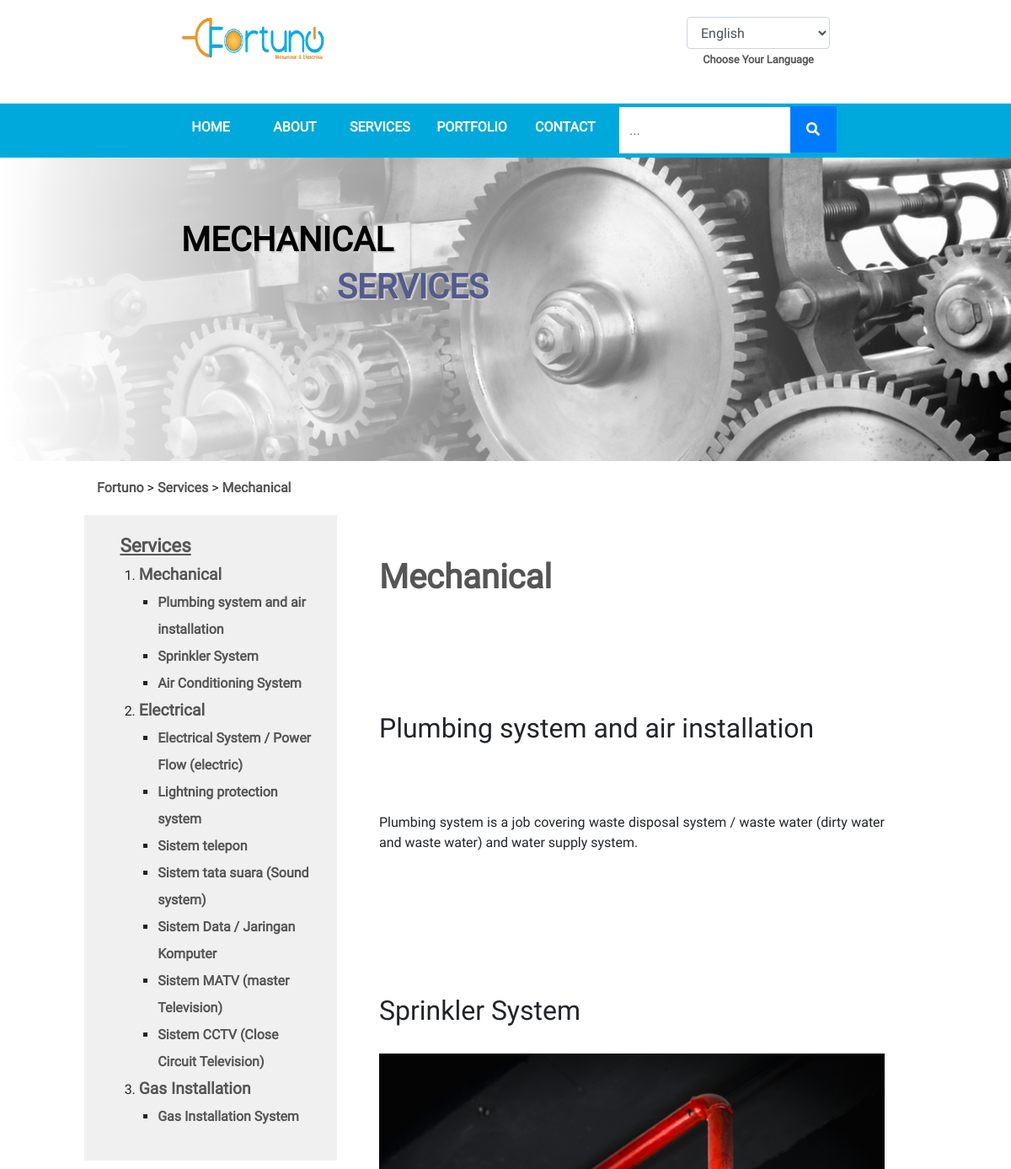
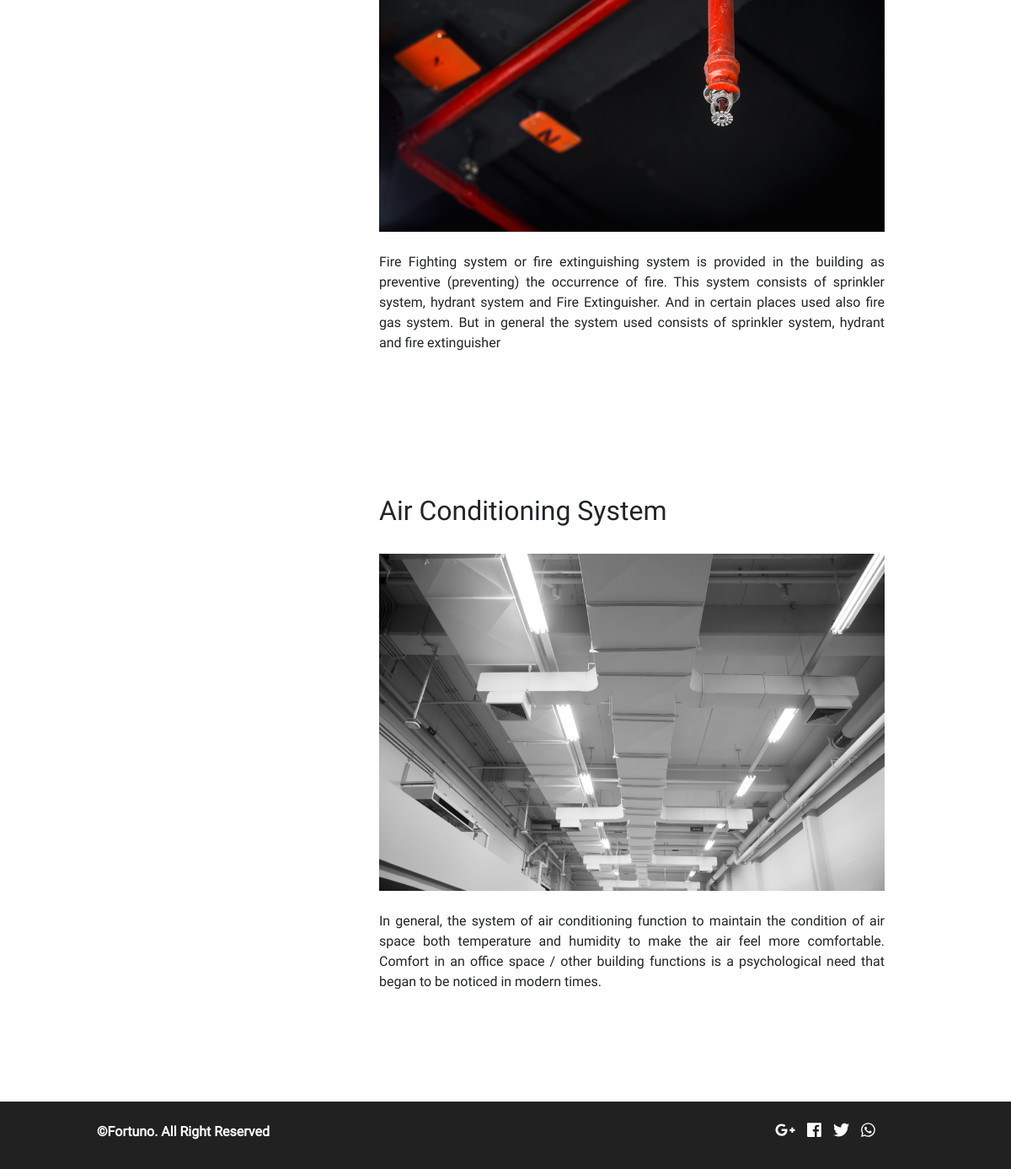
The page /services/mechanical on the database its author committed (2 pictures, top to bottom).
### tables this page shows
CREATE TABLE `fortu_catservices` (
  `catservices_id` int(11) NOT NULL,
  `catservices_name` varchar(255) NOT NULL,
  `catservices_name_en` varchar(255) NOT NULL,
  `catservices_desc` text NOT NULL,
  `catservices_desc_en` text NOT NULL,
  `catservices_pub` enum('88','99') NOT NULL,
  `catservices_link` varchar(255) NOT NULL,
  `catservices_icon` varchar(255) NOT NULL
);

CREATE TABLE `fortu_image` (
  `image_id` int(11) NOT NULL,
  `parent_id` int(11) NOT NULL,
  `image_parent_name` varchar(255) NOT NULL,
  `image_name` varchar(255) NOT NULL,
  `image_seq` tinyint(4) NOT NULL
);

CREATE TABLE `fortu_services` (
  `services_id` int(11) NOT NULL,
  `catservices_id` int(8) NOT NULL,
  `services_name` varchar(255) NOT NULL,
  `services_name_en` varchar(255) NOT NULL,
  `services_desc` text NOT NULL,
  `services_desc_en` text NOT NULL,
  `services_alt` varchar(255) NOT NULL COMMENT 'alt untuk gambar',
  `services_pub` enum('88','99') NOT NULL COMMENT '99 = publish',
  `services_link` varchar(255) NOT NULL
);

### application/views/index.php (called while the page is built, shortened)
<?php
$this->load->view('component/top', isset($top) ? $top : 0);
$this->load->view('component/header', isset($header) ? $header : 0);
$this->load->view($content, isset($component) ? $component : 0);

### application/controllers/Services.php (called while the page is built, shortened)
<?php
  class Services extends Frontend_Controller
  {
    function __construct() {
      parent::__construct();
      $this->data['catservices_nav'] = $this->catservices_model->get_category(NULL, NULL, NULL, NULL, array('DISTINCT(catservices_id)', 'catservices_name', 'catservices_name_en'), NULL, array('catservices_id', 'ASC'));
      $this->data['content'] = 'pages/services';
      $this->data['top'] = 'services';
      $this->data['header']['services']['title'] = strtoupper('services');
      $this->data['bottom'] = 'services';
    }
    function category($link)
    {
      $arr_where = array('catservices_pub' => '99', 'image_parent_name' => 'catservices', 'catservices_link' => $link);
      $categories = $this->catservices_model->get_category($arr_where);
      $category = $this->catservices_model->olahData($categories, TRUE);
      $this->data['category'] = $category;
      $this->load->view('index', $this->data);
    }
  }
 ?>

### index.php (called while the page is built, shortened)
<?php
require_once BASEPATH.'core/CodeIgniter.php';

### application/helpers/hash_helper.php (called while the page is built, shortened)
<?php
function hash_link_encode($value){
	$_this =& get_instance();
	$encode = $_this->encryption->encrypt($value);
	$result = str_replace(array('+','/','='), array('-','_','~'), $encode);
	return $result;
}

### application/helpers/lwd_helper.php (called while the page is built, shortened)
<?php
	function cekBahasa($field){
		$_this =& get_instance();
		$kolom = '';
		$userdata = $_this->session->userdata;
		(isset($userdata['lang'])) ? $lang = $userdata['lang'] : $lang = 'english';
		($lang == 'english') ? $kolom = $field.'_en' : $kolom = $field;
		return $kolom;
	}

### application/core/MY_Model.php (called while the page is built, shortened)
<?php
class MY_Model extends CI_Model
{
	protected $_table_name;
	protected $_order_by;
	protected $_order_by_type;
	protected $_primary_filter = 'intval';
	protected $_primary_key;
	public function get($id = NULL, $single = FALSE)
	{
		if ($id != NULL) {
			$filter = $this->_primary_filter;
			$id = $filter($id);
			$this->db->where($this->_primary_key, $id);
			$method = 'row';
		}
		elseif ($single == TRUE) {
			$method = 'row';
		}
		else {
			$method = 'result';
		}
		if ($this->_order_by_type) {
			$this->db->order_by($this->_order_by, $this->_order_by_type);
		}
		else {
			$this->db->order_by($this->_order_by);
		}
		return $this->db->get('{PRE}'.$this->_table_name)->$method();
	}
	public function get_by($where = NULL, $limit = NULL, $offset = NULL, $single = FALSE, $select = NULL)
	{
		if ($select != NULL) {
			$this->db->select($select);
		}
		if ($where != NULL) {
			$this->db->where($where);
		}
		if (($limit) && ($offset)) {
			$this->db->limit($limit, $offset);
		}
		elseif (($limit)) {
			$this->db->limit($limit);
		}
		return $this->get(NULL, $single);
	}
	public function count($where = NULL)
	{
		if ($where) {
			$this->db->where($where);
		}
		$this->db->from('{PRE}'.$this->_table_name);
		return $this->db->count_all_results();
	}
}

### application/models/Catservices_model.php (called while the page is built, shortened)
<?php
class Catservices_model extends MY_Model
{
	protected $_table_name = 'catservices';
	public function get_category($where = NULL, $limit = NULL, $offset= NULL, $single=FALSE, $select=NULL, $like = NULL, $order = NULL)
	{
		$this->db->join('{PRE}'.'image', '{PRE}'.'image.parent_id = {PRE}'.$this->_table_name.'.catservices_id');
		if ($order) {
			foreach ($order as $key => $value) {
				$this->db->order_by($key, $value);
			}
		}
		return parent::get_by($where,$limit,$offset,$single,$select);
	}
	function olahData($categories, $wimage=NULL)
	{
	  $category = array();
	  foreach ($categories as $cat) {
			$this->db->where(array('catservices_id' => $cat->catservices_id, 'services_pub' => '99', 'image_parent_name' => 'services'));
			$this->db->join('{PRE}'.'image', '{PRE}'.'image.parent_id = {PRE}services.services_id');
			$services = $this->db->get('{PRE}services')->result();
	    $serpis = array();
	    foreach ($services as $service) {
	      $serpis[] = (object)array(
	        'services_name' => $service->services_name,
	        'services_name_en' => $service->services_name_en,
	        'services_desc' => $service->services_desc,
	        'services_desc_en' => $service->services_desc_en,
					'services_link' => $service->services_link,
	        'services_img' => $service->image_name
	      );
	    }
	    $category[] = (object)array(
	      'catservice_name' => $cat->catservices_name,
	      'catservice_name_en' => $cat->catservices_name_en,
				'catservice_desc' => $cat->catservices_desc,
	      'catservice_desc_en' => $cat->catservices_desc_en,
				'catservice_icon' => $cat->catservices_icon,
				'catservice_link' => $cat->catservices_link,
	      'services' => $serpis
	      );
	    ($wimage == TRUE) ? $category[0]->catservice_bg = $cat->image_name : '';
	  }
	  return $category;
	}
}

### application/core/MY_Controller.php (called while the page is built, shortened)
<?php
class Frontend_Controller extends MY_Controller
{
	public function __construct()
	{
		$categories = $this->catservices_model->get_by(array('catservices_pub' => '99'));
		$this->data['cat_all'] = $this->catservices_model->olahData($categories, FALSE);
	}
}

### application/views/pages/services.php (the view, shortened to what this page needs)
 <div class="row services-gap">
   <div class="col-md-1"></div>
   <div class="col-md-11">
     <?php $count_uri = 0; ?>
     <?php $link_nav_jadul =  substr(base_url(), 0, -1); ?>
     <a href="<?=$link_nav_jadul;?>/">Fortuno</a>
     <?php foreach ($this->uri->segments as  $value) {
       if (!$count_uri++) {
         $link_nav_jadul .= '/'. $value;
         ?>
         <span class="position-relative menu-has-sub-n d-inline-block">
           >
           <a href="#"><?=ucwords($value);?></a>
         </span>
         <?php
       } else {
         ?> > <a href="<?=$link_nav_jadul .= '/'. $value;?>"><?=ucwords($value);?></a>  <?php
       }
     }  ?>
   </div>
 </div>
<div class="row services-container">
  <div class="col-md-1"></div>
  <div class="col-md-3 aside-container">
    <aside>
      <ul>
        <li><a class="title" href="<?php echo base_url(); ?>services">Services</a>
          <ul>
            <?php foreach ($cat_all as $categ):
              $field_cat = cekBahasa('catservice_name');
             ?>
              <li><a class="sub-title" href="<?php echo site_url('services/'.$categ->catservice_link)?>"><?=$categ->$field_cat?></a>
                <ul>
                <?php foreach ($categ->services as $service):
                  $field_service = cekBahasa('services_name');
                 ?>
                  <li><a class="point" href="<?php echo base_url(); ?>services/<?=str_replace(' ', '-', strtolower($categ->$field_cat))?>#<?=strtolower(url_title($service->$field_service));?>"><?=$service->$field_service?></a></li>
                 <?php endforeach; ?>
                </ul>
              </li>
            <?php endforeach; ?>
          </ul>
        </li>
      </ul>
    </aside>
  </div>
  <div class="col-md-7 article-container">
    <?php if (isset($category)):
      $field_cat = cekBahasa('catservice_name');
     ?>
     <h1><a href="#"><?php echo $category[0]->$field_cat; ?></a></h1>
    <?php else: ?>
      <h1><a href="#"><?php echo $component['title']; ?></a></h1>
    <?php endif; ?>
    <article>
      <?php if (isset($category)): ?>
        <?php foreach ($category[0]->services as $categ):
          $field_name = cekBahasa('services_name');
          $field_desc = cekBahasa('services_desc');
         ?>
          <h2 id="<?=strtolower(url_title($categ->$field_name));?>" style="padding-top:16vh" class="h2"><?=$categ->$field_name;?></h2><br>
          <img style="max-width:100%;" src="<?=site_url('uploads/img/services/'.$categ->services_img)?>" alt="">
          <div class="text-justify"><br><?=$categ->$field_desc;?></div><br>
        <?php endforeach; ?>
      <?php endif; ?>
    </article>
  </div>
  <div class="col-md-1"></div>
</div>
<div class="services-gap"></div>

### application/views/component/header.php (shortened to what this page needs)
<header id="beranda">
  <div class="header">
    <div class="row">
      <div class="col-md-2"></div>
      <div class="col-md-2 logo">
        <img class="img-fluid" src="<?php echo base_url(); ?>dist/img/assets/logo.png" alt="Fortuno">
      </div>
      <div class="col-md-4"></div>
      <div class="col-md-2 lang-container">
        <div class="form-group text-center select_language">
          <select onchange="this.options[this.selectedIndex].value && (window.location = this.options[this.selectedIndex].value);" class="form-control cursor_pointer" id="select_language">
            <?php $bawa_link = base_url(uri_string()); ?>
            <option <?=($lang_active == 'english') ? 'selected' : '' ;?> value="<?=site_url('lang/choose/en?link='.hash_link_encode($bawa_link))?>">English</option>
          </select>
          <?php if ($lang_active == 'indonesia'): ?>
            <label for="select_language"><small class="hoverious">Pilih Bahasa Anda</small></label>
          <?php else: ?>
            <label for="select_language"><small class="hoverious">Choose Your Language</small></label>
          <?php endif; ?>
        </div>
      </div>
      <div class="col-md-2"></div>
    </div>
    <?php
      $at_index = "";
      $match_url = array(0);
      preg_match('/^\/fortuno\/(|index\.php)$/', $_SERVER['REQUEST_URI'], $match_url);
      if (!isset($match_url[0])) {
        $at_index = base_url();
      }
    ?>
    <nav class="row text-center nav-desktop">
      <div class="col-md-2"></div>
      <div class="col-md-1 nav-list homepage"><a href="<?=base_url()?>#beranda">HOME</a></div>
      <div class="col-md-1 nav-list about"><a href="<?=base_url()?>#about">ABOUT</a></div>
      <div class="col-md-1 nav-list services position-relative menu-has-sub"><a href="<?php echo $at_index; ?>#services">SERVICES</a>
      </div>
      <div class="col-md-1 nav-list portfolio position-relative menu-has-sub"><a href="<?=base_url()?>#portfolio">PORTFOLIO</a>
      </div>
      <div class="col-md-1 nav-list contact"><a href="<?=base_url()?>#contact">CONTACT</a></div>
      <div class="col-md-3 text-left search-container">
        <div class="form-group search">
          <form id="search" action="<?=base_url()?>search/<?=($this->uri->segment(2) === 'portfolio') ? 'portfolio' : 'services'?>/0/index.php" method="get">
            <input type="text" name="s" class="form-control <?=(null !== $this->uri->segment(4)) ? 'underline' : '';?>" placeholder="<?=$lang['searchhere']?>..." value="<?=
              (null !== $this->uri->segment(4)) ? str_replace('%20', ' ', str_replace('-', ' ', $this->uri->segment(4))) : '';
            ?>">
            <button class="btn btn-primary" type="submit"><i class="fas fa-search"></i></button>
          </form>
        </div>
      </div>
    </nav>
    <?php if (!$at_index): ?>
      <div id="sampul" style="background-image: url('<?php echo base_url(); ?>dist/img/assets/slider1.png');">
        <div class="row mt-0">
          <div class="col-md-3"></div>
          <div class="col-md-6 materi"><br><br><br>
            <span class="h1"><strong><?=$lang['welcometo1'];?> </strong></span><br>
            <span class="h1 cblue"><strong><?=$lang['welcometo2'];?>.</strong></span><br><br>
            <p class="h5 mt-4"><strong><?=$lang['header_txt']?></strong></p>
            <?php $mecha = cekBahasa('text_mecha');?>
            <div class="h5 text-justify mt-4"><?=$text->$mecha;?></div>
          </div>
        </div>
      </div>
    <?php elseif (isset($header['services'])): ?>
      <?php (isset($category)) ? $sampul = $category[0]->catservice_bg : $sampul = 'services.png' ; ?>
      <div id="sampul2" class="position-relative" style="background-image: url('<?php echo base_url(); ?>uploads/img/catservices/<?php echo $sampul ?>');">
        <div class="modal-color position-absolute"></div>
        <div class="row">
          <div class="col-md-2"></div>
          <div class="col-md-4 title-sampul2">
            <?php if (isset($category)): ?>
              <p class="h1"><strong><?php echo strtoupper($category[0]->catservice_name) ?></strong></p>
            <?php endif; ?>
            <p class="h1"><strong><?php echo $header['services']['title']; ?></strong></p>
          </div>
          <div class="col-md-4"></div>
          <div class="col-md-2"></div>
        </div>
      </div>
    <?php endif; ?>
  </div>
</header>

### rows shown on the page
fortu_catservices: fortu_image.image_name (picture)
fortu_services: field_service "Plumbing system and air installation", field_name "Plumbing system and air installation", field_desc "Plumbing system is a job covering waste disposal system / waste water (dirty water and waste water) and water supply system."
fortu_services: field_service "Sprinkler System", field_name "Sprinkler System", fortu_image.image_name (picture), field_desc "Fire Fighting system or fire extinguishing system is provided in the building as preventive (preventing) the occurrence of fire. This system consists of sprinkler system, hydrant system and Fire Extinguisher. And in certain places used also fire gas system. But in general the system used consists of sprinkler system, hydrant and fire extinguisher"
fortu_services: field_service "Air Conditioning System", field_name "Air Conditioning System", fortu_image.image_name (picture), field_desc "In general, the system of air conditioning function to maintain the condition of air space both temperature and humidity to make the air feel more comfortable. Comfort in an office space / other building functions is a psychological need that began to be noticed in modern times."
fortu_catservices: field_cat "Electrical"
fortu_services: field_service "Electrical System / Power Flow (electric)"
fortu_services: field_service "Lightning protection system"
fortu_services: field_service "Sistem telepon"
fortu_services: field_service "Sistem tata suara (Sound system)"
fortu_services: field_service "Sistem Data / Jaringan Komputer"
fortu_services: field_service "Sistem MATV (master Television)"
fortu_services: field_service "Sistem CCTV (Close Circuit Television)"
fortu_catservices: field_cat "Gas Installation"
fortu_services: field_service "Gas Installation System"

### other values the page prints
$category[0]->catservice_name "MECHANICAL"
$header['services']['title'] "SERVICES"
$value "Services"
$value "Mechanical"
$categ->$field_cat "Mechanical"
$category[0]->$field_cat "Mechanical"
